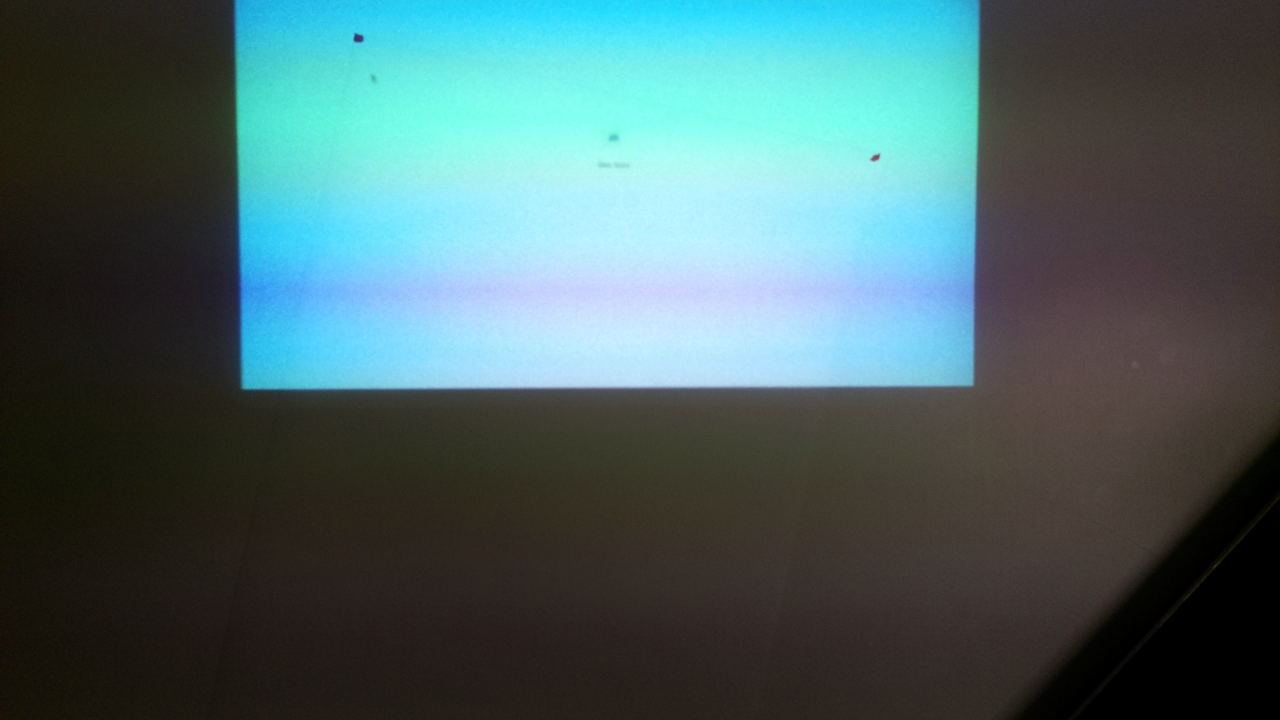
#> input picture apps/liner/data/camera-29.png, 1280 x 720 px
$ jupyter execute ImageProcessing.ipynb
#> lines starting #> are read from the running program, lines starting #| are printed output that depends on the picture; after the words box and inside, x2 and y2 are one past the last pixel; in counts of white or black regions, pixels touching at a corner belong together
[cell 1]
from skimage import io
import matplotlib.pyplot as plt
import numpy as np
import cv2

[cell 2]
img = io.imread("data/camera-29.png")
#> img is the input picture: shape (720, 1280, 3); mean R, G, B 72.6, 98.9, 100

[cell 3]
ax = plt.subplot()
ax.imshow(img)

[cell 4]
green_image = img.copy() # Make a copy
green_image[:,:,0] = 0
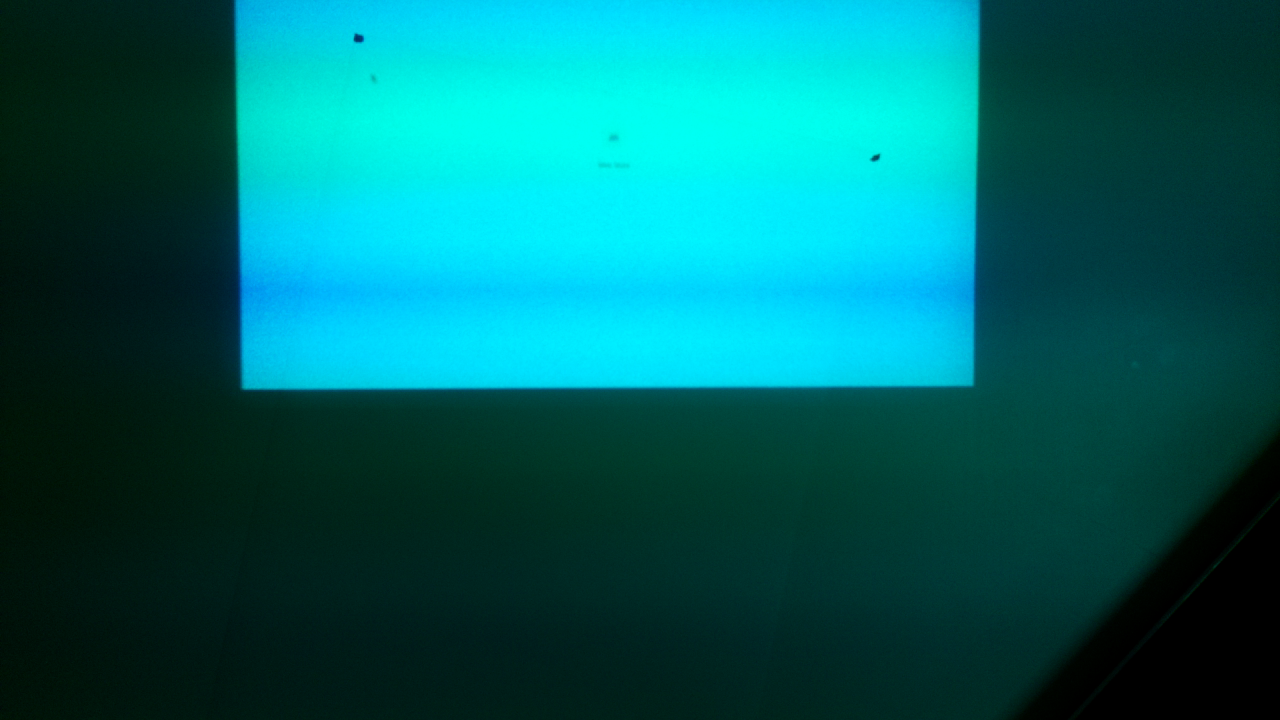
#> green_image: shape (720, 1280, 3); mean R, G, B 0, 98.9, 100
green_image[:,:,2] = 0
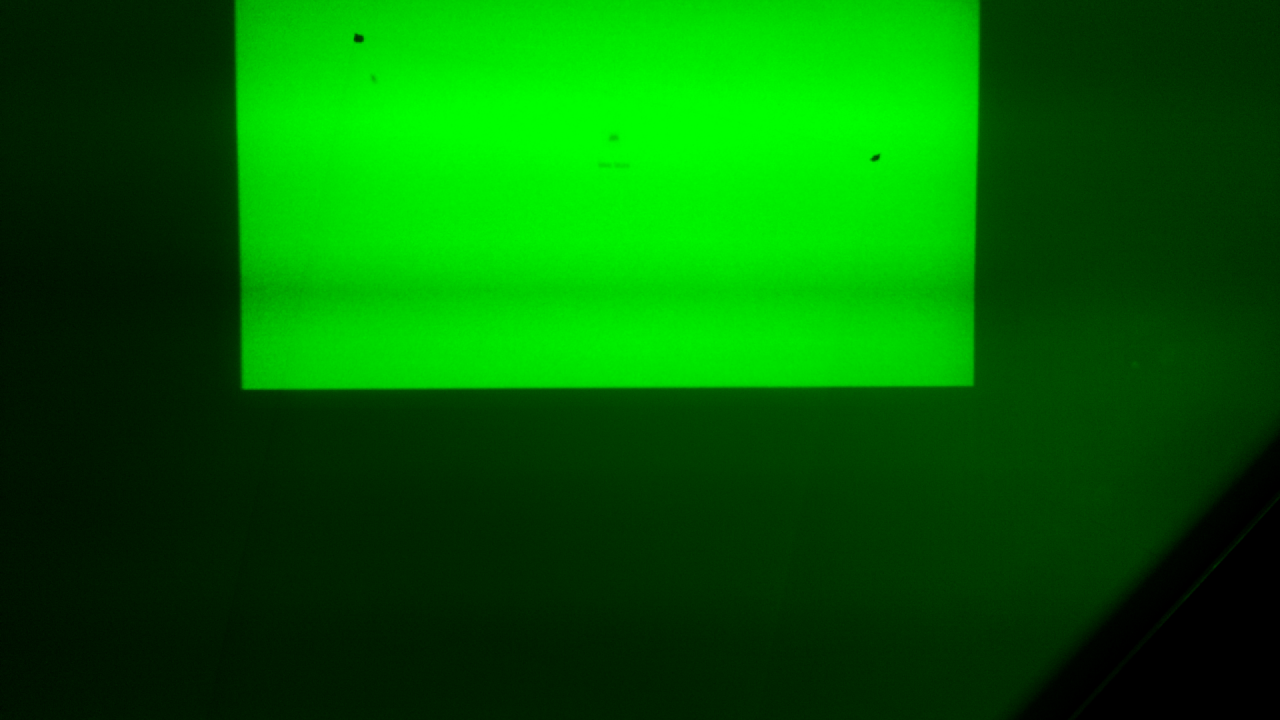
#> green_image: shape (720, 1280, 3); mean R, G, B 0, 98.9, 0

[cell 5]
ax = plt.subplot()
ax.imshow(green_image)

[cell 6]
img = cv2.imread("data/camera-29.png")
img = cv2.cvtColor(img, cv2.COLOR_BGR2HSV)
#> img: shape (720, 1280, 3); mean H, S, V 51.3, 89.7, 109.2
lower_green = np.array([0,50,50])
upper_green = np.array([10,255,255])
mask0 = cv2.inRange(img, lower_green, upper_green)
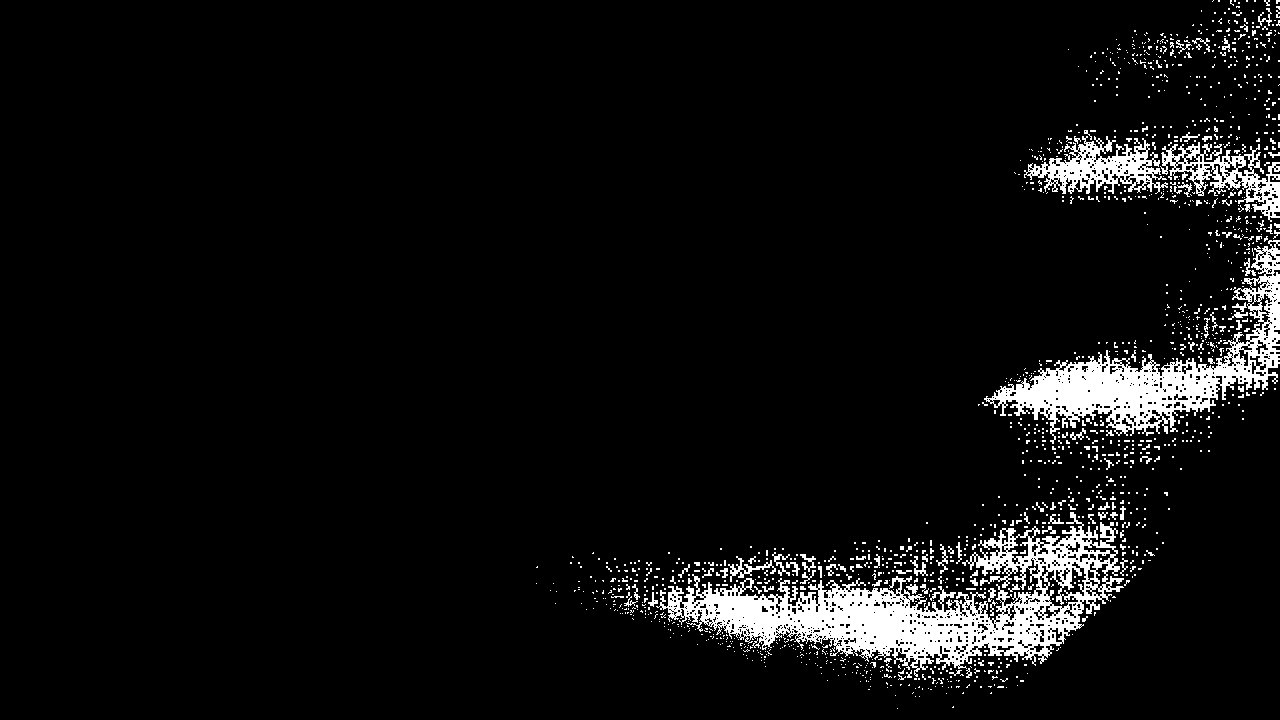
#> mask0: shape (720, 1280); 6% white; 1468 white regions (1356 under 20 px), largest, box (x1, y1, x2, y2) and area: (656, 512, 1124, 677) 23938, (984, 240, 1280, 444) 13945, (1024, 136, 1168, 194) 3685
cv2.imshow("Mask0",mask0)
